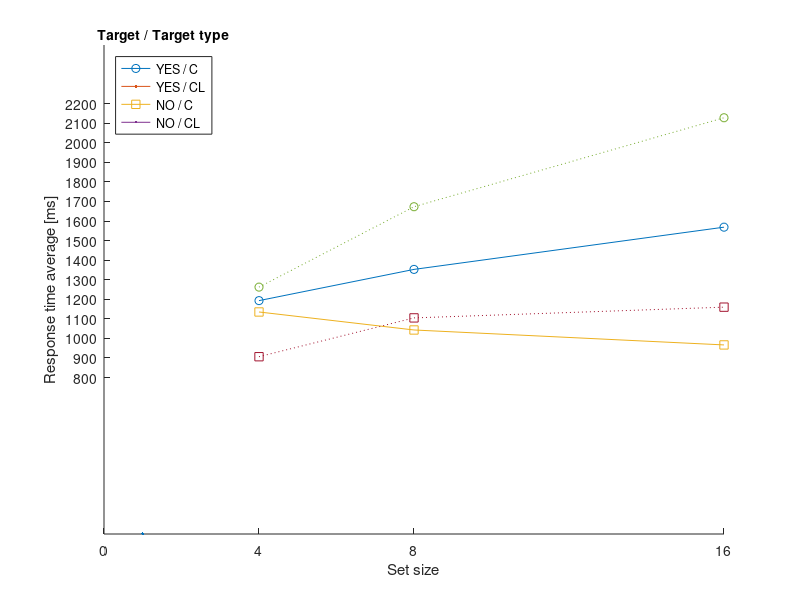

The MATLAB script that drew this image:
% import data
% 1: 学籍番号
% 2: 練習/本番（1/2）
% 3: 試行回数
% 4: 目標刺激の有無（1;あり, 2;なし）
% 5: 目標刺激種類
% 6: 刺激総数
% 7: 入力状態（0;正解, 1;失敗, 2;その他のキー, 3;Timeout）
% 8: 解答にかかった時間（ms）
clear; close all;
file = importdata('data1250373.txt', ',',  1);
data = file.data;
practice = data(:,2) == 1; % 練習
error = data(:,7) > 0; % Error
del = practice | error;
data(del,:) = []; % 削除操作

% -- 目標刺激（あり），目標刺激種類（マル）
target = data(:,4)==1;
type = data(:,5)==1;
setsize4 = data(:,6)==4; % 4
target_type1_size4_mean = mean(data(target & setsize4 & type, 8));
target = data(:,4)==1;
type = data(:,5)==1;
setsize8 = data(:,6)==8; % 8
target_type1_size8_mean = mean(data(target & setsize8 & type, 8));
target = data(:,4)==1;
type = data(:,5)==1;
setsize16 = data(:,6)==16; % 16
target_type1_size16_mean = mean(data(target & setsize16 & type, 8));

% -- 目標刺激（あり），目標刺激種類（マル線）
target = data(:,4)==1;
type = data(:,5)==2;
setsize4 = data(:,6)==4; % 4
target_type2_size4_mean = mean(data(target & setsize4 & type, 8));
target = data(:,4)==1;
type = data(:,5)==2;
setsize8 = data(:,6)==8; % 8
target_type2_size8_mean = mean(data(target & setsize8 & type, 8));
target = data(:,4)==1;
type = data(:,5)==2;
setsize16 = data(:,6)==16; % 16
target_type2_size16_mean = mean(data(target & setsize16 & type, 8));

% -- 目標刺激（なし），目標刺激種類（マル）
target = data(:,4)==2;
type = data(:,5)==1;
setsize4 = data(:,6)==4; % 4
ntarget_type1_size4_mean = mean(data(target & setsize4 & type, 8));
target = data(:,4)==2;
type = data(:,5)==1;
setsize8 = data(:,6)==8; % 8
ntarget_type1_size8_mean = mean(data(target & setsize8 & type, 8));
target = data(:,4)==2;
type = data(:,5)==1;
setsize16 = data(:,6)==16; % 16
ntarget_type1_size16_mean = mean(data(target & setsize16 & type, 8));

% -- 目標刺激（なし），目標刺激種類（マル線）
target = data(:,4)==2;
type = data(:,5)==2;
setsize4 = data(:,6)==4; % 4
ntarget_type2_size4_mean = mean(data(target & setsize4 & type, 8));
target = data(:,4)==2;
type = data(:,5)==2;
setsize8 = data(:,6)==8; % 8
ntarget_type2_size8_mean = mean(data(target & setsize8 & type, 8));
target = data(:,4)==2;
type = data(:,5)==2;
setsize16 = data(:,6)==16; % 16
ntarget_type2_size16_mean = mean(data(target & setsize16 & type, 8));

x = [4, 8, 16];
mean_type1 = [target_type1_size4_mean target_type1_size8_mean target_type1_size16_mean];
mean_type2 = [target_type2_size4_mean target_type2_size8_mean target_type2_size16_mean];
mean_type3 = [ntarget_type1_size4_mean ntarget_type1_size8_mean ntarget_type1_size16_mean];
mean_type4 = [ntarget_type2_size4_mean ntarget_type2_size8_mean ntarget_type2_size16_mean];

fig1 = figure;
hold on;
plot(x,mean_type1,'-o',LineWidth=2);
plot(x,mean_type2,'-square',LineWidth=2);
plot(x,mean_type3,':o',LineWidth=2);
plot(x,mean_type4,':square',LineWidth=2);
hold off;
lgd = legend({'YES / C','YES / CL','NO / C', 'NO / CL'},'Location','northwest');
title(lgd,'Target / Target type');
xticks([0 4 8 16 20]);
yticks(800:100:2200)
xlabel('Set size');
ylabel('Response time average [ms]');
exportgraphics(fig1,'../Figures/13_01_graph.pdf','ContentType','vector');